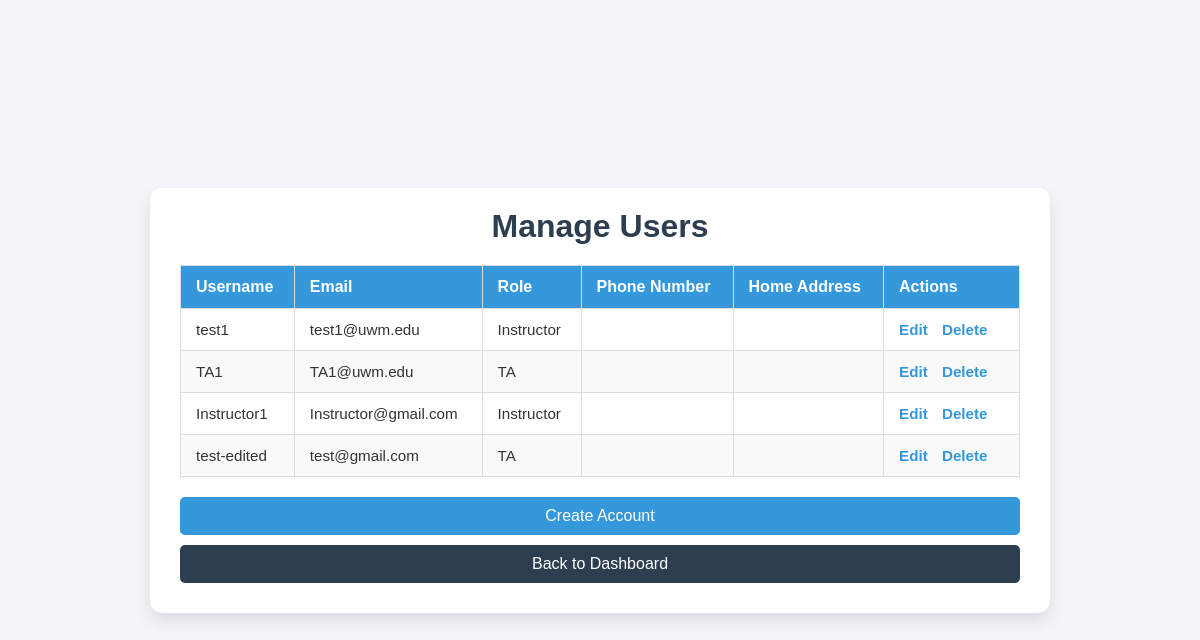
/account-management/ (signed in), run on an earlier commit of the app's database.
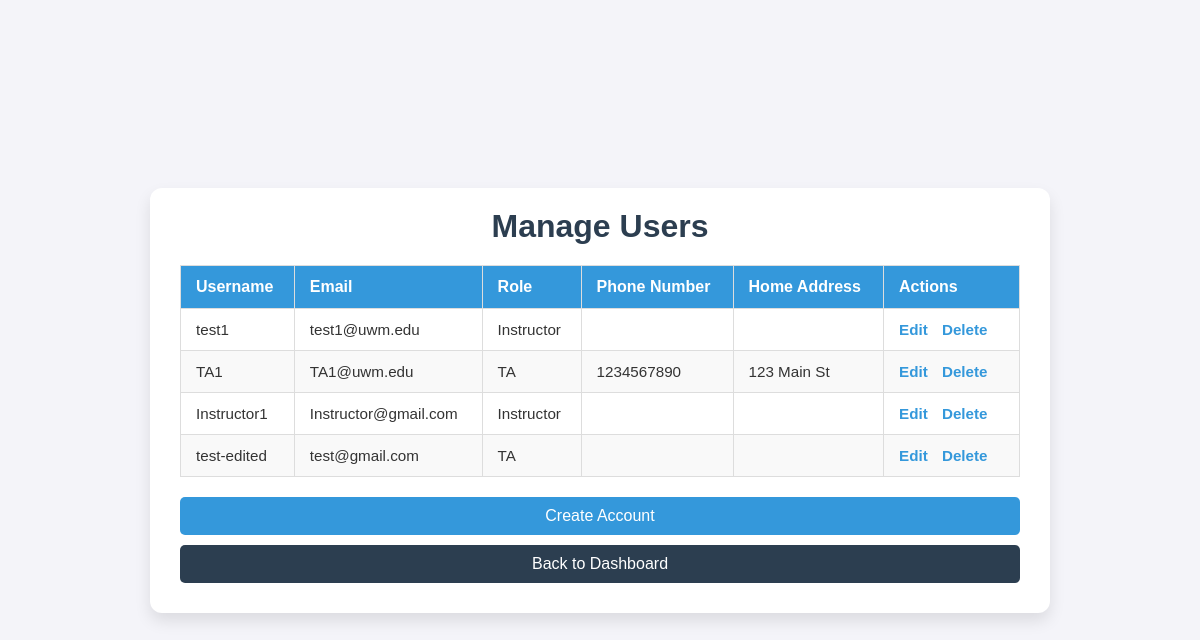
And on a later commit of the database.
### TASchedulerApp/models.py (models this page shows, shortened)
class MyUser(AbstractBaseUser):
    ROLE_CHOICES = [
        ('Administrator', 'Administrator'),
        ('Instructor', 'Instructor'),
        ('TA', 'TA'),
    ]
    role = models.CharField(max_length=20, choices=ROLE_CHOICES, default='TA')
    email = models.EmailField(unique=True)
    name = models.CharField(max_length=50, unique=True)
    contactInfo = models.CharField(max_length=50, default='')
    home_address = models.TextField(default='')
    phone_number = models.CharField(max_length=15, default='')
    office_hours = models.TextField(default='')
    office_location = models.CharField(max_length=50, default='')
    is_staff = models.BooleanField(default=False)
    is_active = models.BooleanField(default=True)
    is_superuser = models.BooleanField(default=False)
    objects = MyUserManager()
    EMAIL_FIELD = 'email'
    USERNAME_FIELD = 'name'
    REQUIRED_FIELDS = ['email']

### TASchedulerApp/views.py (the view)
# urls.py: path('account-management/', views.ManageUsers.as_view(), name='account_management'),
class ManageUsers(LoginRequiredMixin, View):
    def get(self, request):
        users = MyUser.objects.filter(role__in=['Instructor', 'TA'])
        return render(request, 'admin/manage_users.html', {'users': users})

### templates/admin/manage_users.html (shortened to what this page needs)
<!DOCTYPE html>
<html lang="en">
<head>
</head>
<body>
    <div class="container">
        <h1>Manage Users</h1>
        <table>
            <thead>
                <tr>
                    <th>Username</th>
                    <th>Email</th>
                    <th>Role</th>
                    <th>Phone Number</th>
                    <th>Home Address</th>
                    <th>Actions</th>
                </tr>
            </thead>
            <tbody>
                {% for user in users %}
                <tr>
                    <td>{{ user.name }}</td>
                    <td>{{ user.email }}</td>
                    <td>{{ user.role }}</td>
                    <td>{{ user.phone_number }}</td>
                    <td>{{ user.home_address }}</td>
                    <td class="actions">
                        <a href="{% url 'edit_user' user.id %}">Edit</a>
                        <a href="{% url 'delete_user' user.id %}">Delete</a>
                    </td>
                </tr>
                {% empty %}
                <tr>
                    <td colspan="4" style="text-align: center; font-style: italic; color: #777;">
                        No users found.
                    </td>
                </tr>
                {% endfor %}
            </tbody>
        </table>
        <a href="{% url 'register' %}" class="btn create">Create Account</a>
        <a href="{% url 'dashboard' %}" class="btn dashboard">Back to Dashboard</a>
    </div>
</body>
</html>

What changed in the data, as far as the page shows it:
changed MyUser "TA1": phone_number (not shown) → "1234567890"; home_address (not shown) → "123 Main St"
